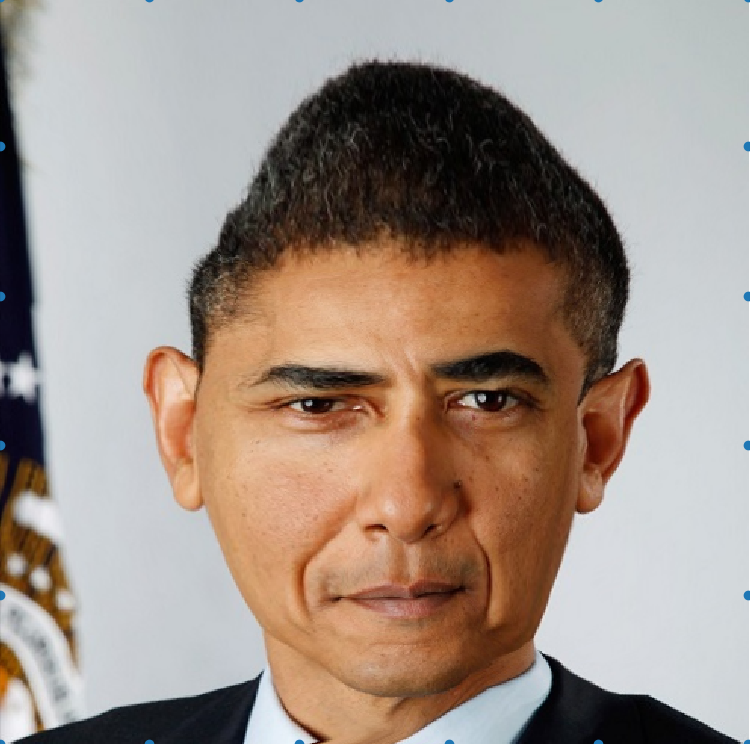
#> input picture obama_warp0.png, 750 x 744 px; its folder holds 2 pictures in this run
$ python face_morph.py --image1 obama_warp0.png --image2 trump_warp1.png   (older library calls are emulated)
#> lines starting #> are read from the running program, lines starting #| are printed output that depends on the picture
### image.py
import numpy as np
from scipy.misc import imread
import matplotlib.pyplot as plt
from matplotlib.image import AxesImage
import utils

def load_image(filename):
    """
        Loads the specified file as a ndarray of (r, g, b, a)
    """
#> called with filename = 'obama_warp0.png'

    return imread(filename, mode='RGBA')
#> returned value is the input picture: shape (744, 750, 4); mean R, G, B, A 160.8, 145.2, 134.9, 255

def create_boundary_points(shape):
    """
        Create a set of 20 points equidistant around the boundary. Assumes that the image has values in (0, xmax), (0, ymax)
    """
#> called with shape = (744, 750)
    xmin = 0
    ymin = 0
    xmax = shape[0] -1
    ymax = shape[0] -1

    xlin = np.floor(np.linspace(0, xmax, 6))
    ylin = np.floor(np.linspace(0, ymax, 6))

    points = []
    for point in xlin:
        points.append([point, 0])
        points.append([point, ymax])

    for point in ylin:
        points.append([0, point])
        points.append([xmax, point])

    return np.unique(np.array(points, dtype=np.float64), axis=0)


def pick_points(image, points = None, close_fig = False, filename= None):
    """
        Plots an image and allows the user to select points on it.

        @param points, if not None use this set of points as the inital set instead of the automatic boundary points

        @param close_fig, Close the figure after displaying

        @param filename, Save the figure at this file if specified and save-files is specified

        @return The set of chosen points
    """
    plt.ion()
    fig = plt.figure()
    fig_plot = fig.add_subplot(111)

    # Always want to have points on the boundary
    if points is None:
        points = create_boundary_points(image.shape[:2])

    sc = fig_plot.scatter(points[:, 0], points[:, 1])
    num_points = points.shape[0]
#> num_points = 20

    texts = []

    # [33 lines left out: function pick_event, not called in this run]

    #Allow the user to select up to 100 points
    img = fig_plot.imshow(image, picker=100)

    fig.canvas.mpl_connect('pick_event', pick_event)

    fig.show()
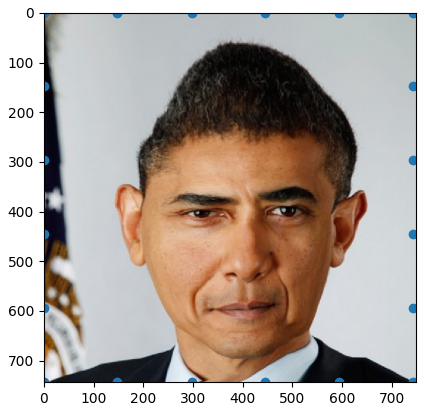
#> figure drawn by matplotlib, 1 panel

    utils.prompt()

    if utils.save_files and filename is not None:
        plt.savefig(filename)

    if close_fig:
        plt.close()

    return np.array(points)

### mesh.py
import numpy as np
from scipy.spatial import Delaunay
import matplotlib.pyplot as plt
import image as image_helper
import utils

# [32 lines left out: function plot_mesh, not called in this run]


def delaunay_triangulation(points):
    """
        Returns the Delaunay triangulation of the given points
    """
    return Delaunay(points)

def load_mesh(filename):
    try:

        points = np.loadtxt(filename)

        return delaunay_triangulation(points)
    except:
        return None

def save_mesh(mesh, filename):
    """
        Saves the mesh information in the given filename
    """
    points = mesh.points
    np.savetxt(filename, points)

# [139 lines left out: functions get_mesh_matching_points, animate_image_interpolation, interpolate_meshes, affine_transforms, interpolate_image, warp_face, not called in this run]

def average_face(src, dst, alpha):
    im =  (alpha * src) + ((1-alpha)*dst)
    return im.astype(np.uint8)

### utils.py
save_files = False
wait_for_input = True

class Struct(object):
    def __init__(self, **kwargs):
        self.__dict__.update(kwargs)

# [5 lines left out: function default_val, not called in this run]

def prompt():
    input("press enter to continue")

    return

### face_morph.py
import numpy as np
import argparse
import mesh
import image
import utils
import matplotlib.pyplot as plt


def get_meshfile_from_image(filename):
    s = filename.split('.')
    s[-1] = 'mesh'

    return '.'.join(s)

def get_subject_from_file(filename):
    s = filename.split('.')
    return s[-2]

def main():
    parser = argparse.ArgumentParser(description='Morph two pictures together')
    parser.add_argument('--image1', dest='file1', required=True, help='filename for first image')
    parser.add_argument('--image2', dest='file2', required=True, help='filename for second image')
    parser.add_argument('--internal-points', dest='num_internal', default=5,
            type=int, help='number of interior points for the morph')

    parser.add_argument('--show-mesh', dest='show_mesh', action='store_const',
        const=True, default=False, help='Show the mesh on the plots')

    parser.add_argument('--save-files', dest='save_files', action='store_const',
        const=True, default=False, help='Save images of the plots/meshes')

    parser.add_argument('--update-mesh', dest='update_mesh', action='store_const',
        const=True, default=False, help='Update existing meshes if they exist')

    args = parser.parse_args()

    utils.save_files = args.save_files

    im1 = image.load_image(args.file1)
    mesh1_name = get_meshfile_from_image(args.file1)
    mesh1 = mesh.load_mesh(mesh1_name)

    if mesh1 is None or args.update_mesh:
        p = mesh1.points if mesh1 is not None else None
        points = image.pick_points(im1, points=p)
#> points = 20 rows, first 8: [0, 0], [0, 148], [0, 297], [0, 445], [0, 594], [0, 743], [148, 0], [148, 743]
        mesh1 = mesh.delaunay_triangulation(points)
        mesh.save_mesh(mesh1, mesh1_name)

    im2 = image.load_image(args.file2)
#> call 2 of load_image, with filename = 'trump_warp1.png'
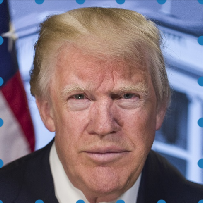
#> input picture trump_warp1.png, 203 x 203 px
#> in load_image, returned value is the input picture: shape (203, 203, 4); mean R, G, B, A 130.8, 114, 122.8, 255
    mesh2_name = get_meshfile_from_image(args.file2)
    mesh2 = mesh.load_mesh(mesh2_name)

    if mesh2 is None or args.update_mesh:
        p = mesh2.points if mesh2 is not None else None
        points = image.pick_points(im2, points=p)
#> call 2 of pick_points, with close_fig = False
#> in pick_points (call 2), `fig.show()`:
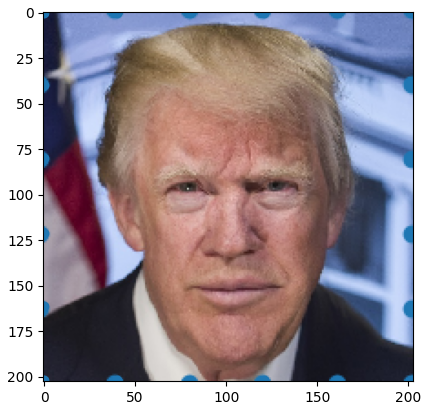
#> figure drawn by matplotlib, 1 panel
#> points = 20 rows, first 8: [0, 0], [0, 40], [0, 80], [0, 121], [0, 161], [0, 202], [40, 0], [40, 202]
        mesh2 = mesh.delaunay_triangulation(points)
        mesh.save_mesh(mesh2, mesh2_name)

    plt.close('all')

#> (the run stopped early here; a loop or call above may not have finished)
